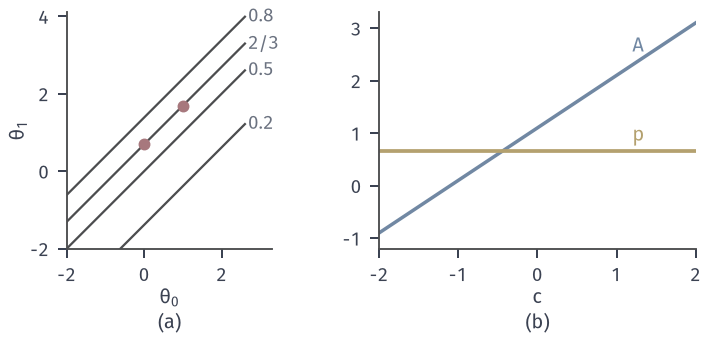

Here is the Python script that generated this plot:
"""Overcomplete Bernoulli T=(1{x=0},1{x=1}): distribution depends on theta1-theta0 only. (a) lines of constant p; red (0,ln2),(1,1+ln2) give p=2/3.
(b) along theta=(0,ln2)+c(1,1): A=ln 3 + c (linear), p constant 2/3."""
from pathlib import Path
import sys
HERE = Path(__file__).resolve().parent
sys.path.insert(0, str(HERE.parent/"dfam-common"))
from common import *

import math
fig, (a, b) = figure(width_mm=100, height_mm=48, ncols=2)
for p in (0.2, 0.5, 2/3, 0.8):
    d = math.log(p/(1-p))
    s = np.linspace(-2.2, 2.6, 10)
    a.plot(s, s+d, color=STROKE, lw=0.9)
    lab = '$2/3$' if abs(p-2/3) < 1e-9 else f'${p:g}$'
    a.text(2.68, 2.6+d, lab, fontsize=7.5, color=MUTED, ha='left', va='center')
r = np.array([[0, math.log(2)], [1, 1+math.log(2)]])
a.scatter(r[:, 0], r[:, 1], s=16, color=RED, zorder=5)
a.set_xlim(-2, 3.3); a.set_ylim(-2, 4.1); a.set_xticks([-2, 0, 2]); a.set_aspect('equal')
a.set_xlabel(r'$\theta_0$', labelpad=1); a.set_ylabel(r'$\theta_1$', labelpad=1)
c = np.linspace(-2, 2, 100)
b.plot(c, math.log(3)+c, color=BLUE, lw=1.4)
b.plot(c, np.full_like(c, 2/3), color=YELLOW, lw=1.5)
b.text(1.2, 2.55, '$A$', color=BLUE, fontsize=8); b.text(1.2, 0.85, '$p$', color=YELLOW, fontsize=8)
b.set_xlim(-2, 2); b.set_ylim(-1.2, 3.3); b.set_xlabel('$c$', labelpad=1)
tag(a, '(a)', y=-0.27); tag(b, '(b)', y=-0.27)
A = lambda th: math.log(math.exp(th[0])+math.exp(th[1]))
save(fig, HERE, 'figure', {'A_at_red': [A(r[0]), A(r[1])], 'p_at_red': [math.exp(r[0][1])/(math.exp(r[0][0])+math.exp(r[0][1])), math.exp(r[1][1])/(math.exp(r[1][0])+math.exp(r[1][1]))]})
